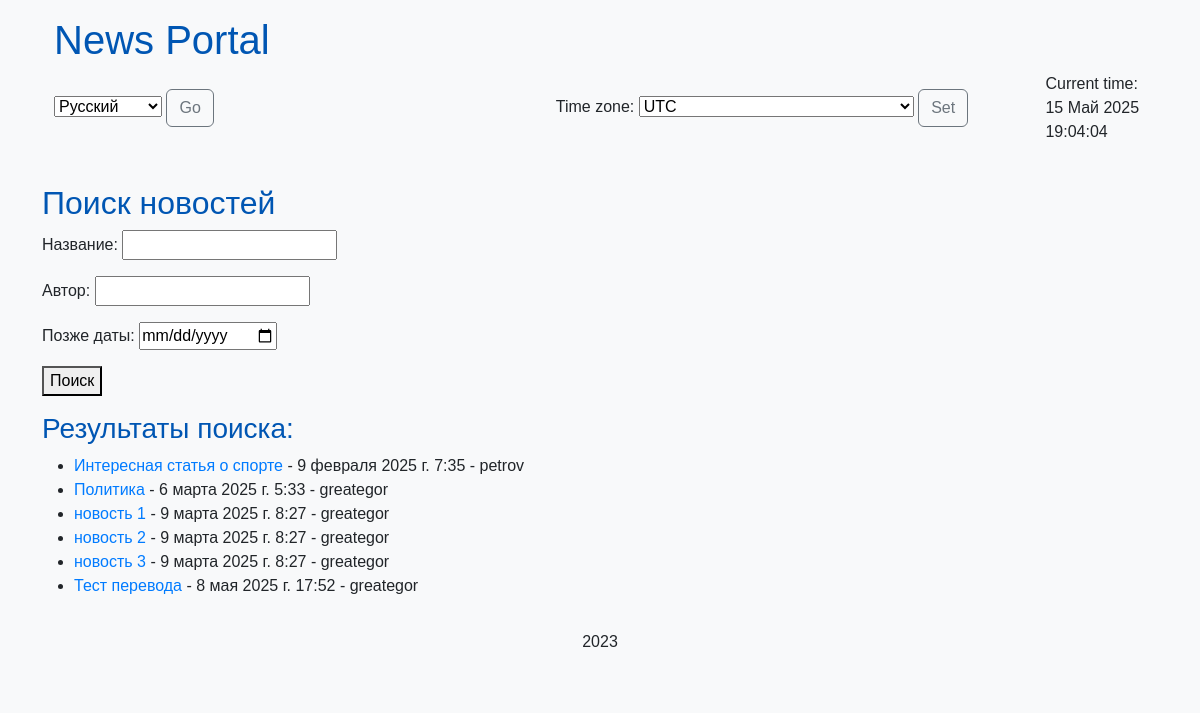
Page /news/search/ on the earlier database version.
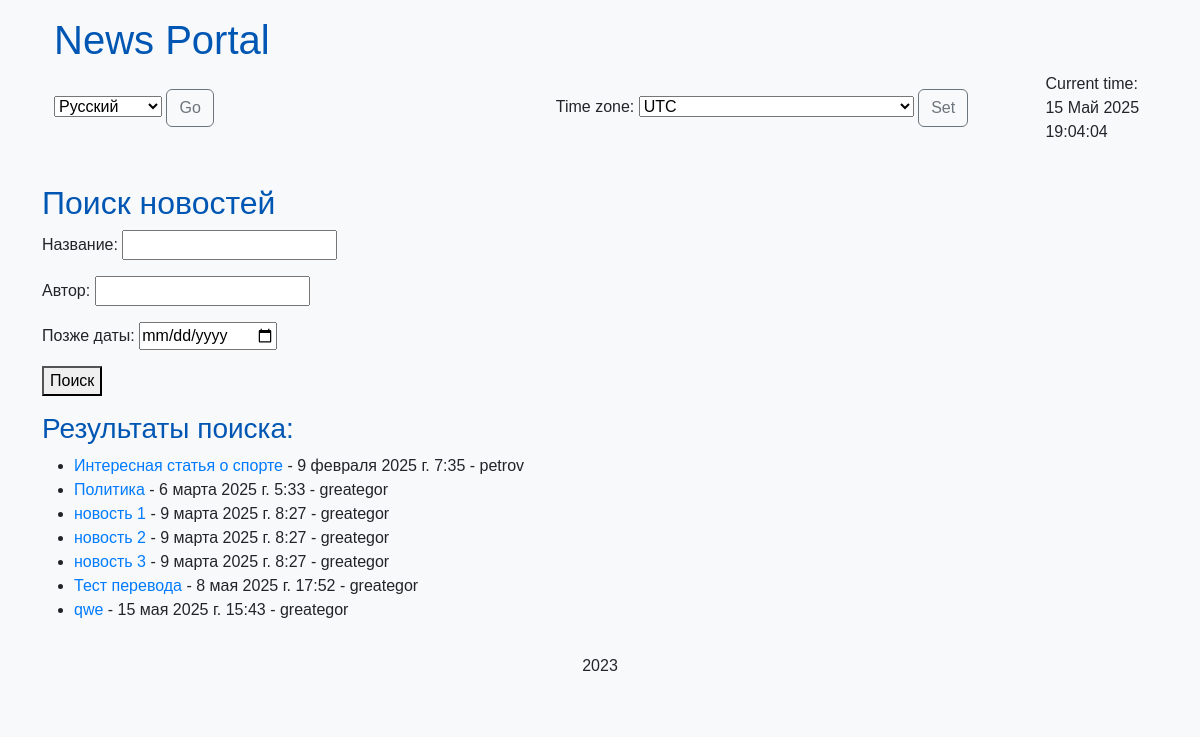
Same page on the later database version.
### news/models.py (models this page shows, shortened)
class Post(models.Model):
    objects = None
    ARTICLE = 'AR'
    NEWS = 'NW'
    POST_TYPES = [
        (ARTICLE, 'Article'),
        (NEWS, 'News'),
    ]
    author = models.ForeignKey('Author', on_delete=models.CASCADE)
    post_type = models.CharField(max_length=2, choices=POST_TYPES, default=NEWS)
    date_created = models.DateTimeField(auto_now_add=True)
    categories = models.ManyToManyField('Category', through='PostCategory')
    title = models.CharField(max_length=255)
    text = models.TextField()
    rating = models.IntegerField(default=0)

class Author(models.Model):
    objects = None
    user = models.OneToOneField(User, on_delete=models.CASCADE)
    rating = models.IntegerField(default=0)
    def __str__(self):  # Для удобства отображения в админке
        return f'{self.user.username}'

### news/views.py (the view)
# urls.py: path('news/search/', views.news_search, name='news_search'), #URL для поиска
def news_search(request):
    form = NewsSearchForm(request.GET)  # Заполняем форму данными из GET-запроса
    news = Post.objects.all()  # Получаем все новости (изначально)
    if form.is_valid():
        title = form.cleaned_data.get('title')
        author = form.cleaned_data.get('author')
        date_after = form.cleaned_data.get('date_after')
        if title:
            news = news.filter(title__icontains=title)  # Поиск по названию
        if author:
            news = news.filter(
                author__user__username__icontains=author)  # Поиск по автору (предполагается поле author в модели)
        if date_after:
            news = news.filter(date_created__gte=date_after)  # Дата позже указанной
    context = {
        'form': form,
        'news': news,
        'timezones': pytz.common_timezones, # Добавлено
        'current_time': timezone.now() # Добавлено
    }
    return render(request, 'news/news_search.html', context)

### news/forms.py
class NewsSearchForm(forms.Form):
    title = forms.CharField(label='Название', required=False)
    author = forms.CharField(label='Автор', required=False)
    date_after = forms.DateField(label='Позже даты', required=False, widget=forms.DateInput(attrs={'type': 'date'}))  # Указываем тип для HTML5
    def clean_date_after(self): # Если нужно, добавляем валидацию даты
        date_after = self.cleaned_data.get('date_after')
        return date_after

### templates/news/news_search.html (shortened to what this page needs)
{% extends 'default.html' %}
{% block content %}
    <h2>Поиск новостей</h2>
    <form method="get">
        {{ form.as_p }}
        <button type="submit">Поиск</button>
    </form>
    {% if news %}
        <h3>Результаты поиска:</h3>
        <ul>
            {% for item in news %}
                <li><a href="{% url 'news_detail' item.id %}">{{ item.title }}</a> - {{ item.date_created }} - {{ item.author }}</li>
            {% endfor %}
        </ul>
    {% else %}
        <p>Ничего не найдено.</p>
    {% endif %}
{% endblock %}

Differences in the rows shown:
added Post: title "qwe", date_created "15 мая 2025 г. 15:43", author "greategor"
